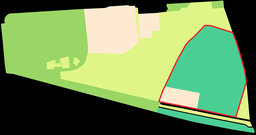
#> input picture setup_world/map.png, 256 x 135 px, shrunk from 3428 x 1812 before the run
$ python map_preprocessing.py
#> lines starting #> are read from the running program, lines starting #| are printed output that depends on the picture
# -*- coding: utf-8 -*-
"""Untitled1.ipynb

Automatically generated by Colab.

Original file is located at
    https://colab.research.google.com/drive/1w6rjReQUTRjZaiUWk6_bU5XlOca_enTO
"""

from PIL import Image
import numpy as np
import scipy.ndimage

colors = {
    'white': (255, 255, 255, 255),
    'black': (0, 0, 0, 255),
    'lime_green': (154, 214, 101, 255),
    'light_green': (223, 245, 135, 255),
    'aqua': (75, 206, 148, 255),
    'peach': (255, 234, 209, 255),
    'red': (237, 28, 36, 255)
}

image_path = 'map.png'
image = Image.open(image_path)
#> image is the input picture: PIL image 256x135 RGBA; mean R, G, B, A 112.4, 143.7, 89.4, 255
image = image.convert("RGBA")

image_array = np.array(image)

color_list = list(colors.values())
color_to_index = {v: k for k, v in enumerate(color_list)}

def get_color_index(color):
    return color_to_index.get(tuple(color), len(color_list) - 1)  # ostatni kolor jest domyslny

index_array = np.apply_along_axis(lambda pixel: get_color_index(pixel), 2, image_array)
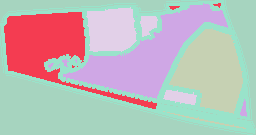
#> index_array: shape (135, 256) int64; 6 distinct labels, from 1 to 6; one colour per label, 0 black

neighborhood_size = 6

def most_frequent_color(indices):
    unique, counts = np.unique(indices, return_counts=True)
    most_frequent_index = unique[np.argmax(counts)]
    return color_list[most_frequent_index]

def process_pixel(x, y):
#> called with x = 0, y = 0
    x_min = max(0, x - neighborhood_size // 2)
    x_max = min(index_array.shape[0], x + neighborhood_size // 2 + 1)
#> x_max = 4
    y_min = max(0, y - neighborhood_size // 2)
    y_max = min(index_array.shape[1], y + neighborhood_size // 2 + 1)
#> y_max = 4
    neighborhood = index_array[x_min:x_max, y_min:y_max]
#> neighborhood = [[1, 1, 1, 1], [1, 1, 1, 1], [1, 1, 1, 1], [1, 1, 1, 1]]
    return most_frequent_color(neighborhood)
#> in most_frequent_color, `unique, counts = np.unique(indices, return_counts=True)`: unique = [1]; counts = [16]
#> in most_frequent_color, `most_frequent_index = unique[np.argmax(counts)]`: most_frequent_index = 1

processed_image_array = np.array([[process_pixel(x, y) for y in range(index_array.shape[1])] for x in range(index_array.shape[0])])
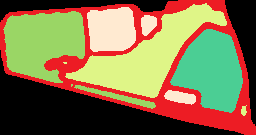
#> processed_image_array: shape (135, 256, 4) int64; mean of channels 0, 1, 2, 3 132.2, 113.1, 74, 255; drawn as R, G, B

processed_image = Image.fromarray(np.uint8(processed_image_array))
processed_image_path = 'cleaned_image.png'
processed_image.save(processed_image_path)
processed_image.show()
